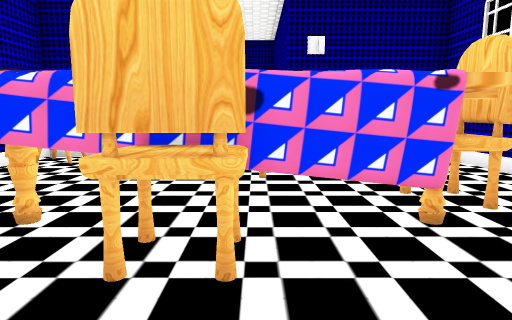
[1] (above)

13 first-person views from a walk through a 3-D level made in the Unity game engine. The camera is 1.2 m above the floor, tilts 8° down and sees 75° across. The floor is counted in squares, 0.9 m on a side. Each view is taken from the middle of a square. On the plan, view 1 faces up. The plan holds only what a view shows up to about 15 squares ahead; the rest is blank. The place goes on beyond the plan. The player is left out. Some surface patterns are stand-ins.

[2]
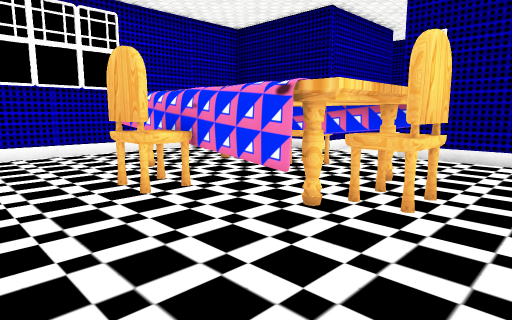

[3]
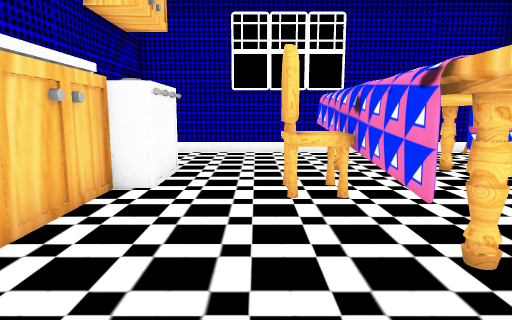

[4]
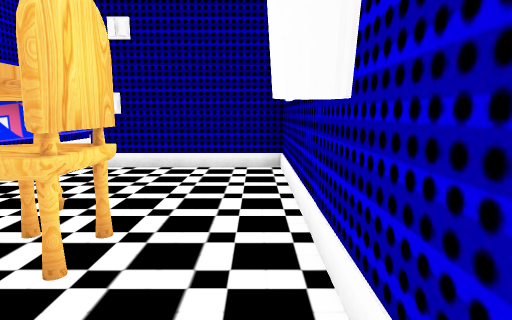

[5]
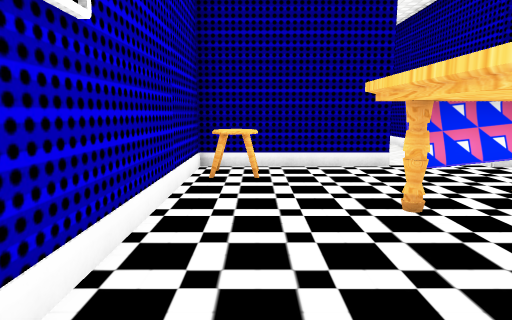

[6]
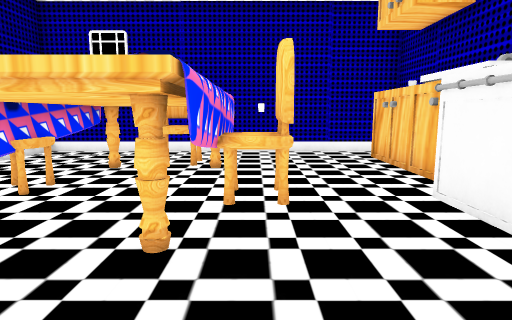

[7]
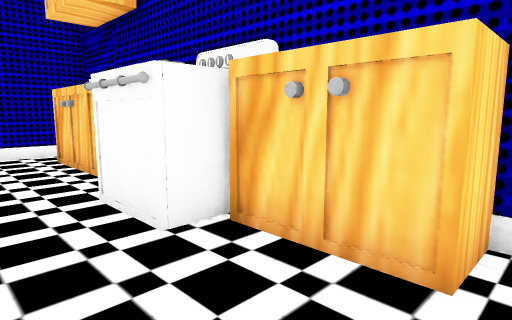

[8]
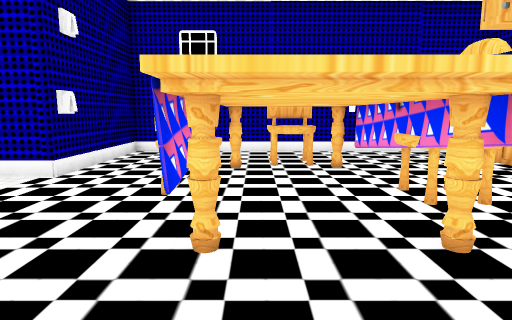

[9]
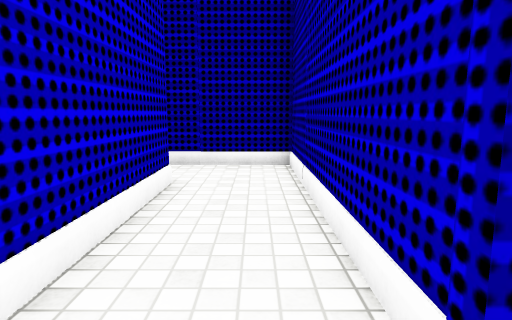

[10]
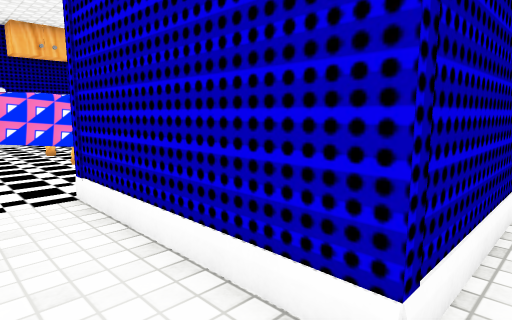

[11]
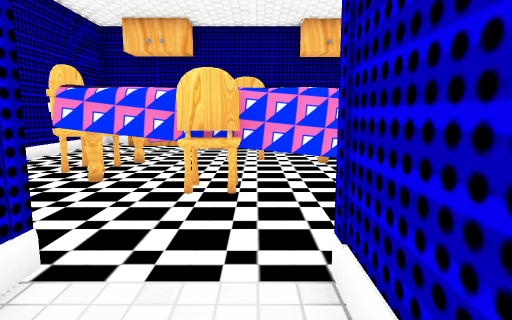

[12]
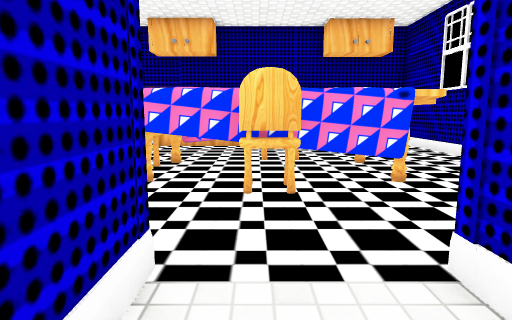

[13]
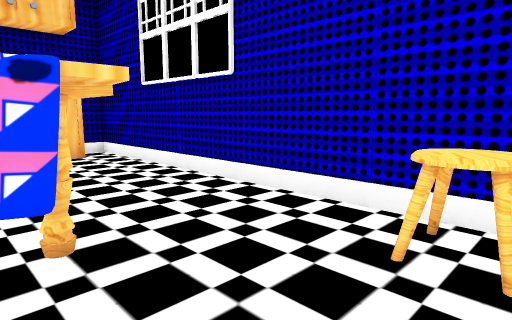

### Floor plan
Key: @ floor where view 1 was taken; # wall or solid block; . floor; S stool; C chair; T table; E oven; U cupboard; I sink; O other object.
Columns run from 7 left of view 1 to 6 right of it. Each row starts with its distance up from view 1.
 18      ####
 17      ...#
 16    .....#
 15   ####..#
 14      #..#
 13      #..#
 12      #..#
 11   ####..##
 10  S......O#####
  9 #SS..........#
  8 #............#
  7 #...TTCCTT...#
  6 #...TTTTTTC..#
  5 #...TTTTTTC..#
  4 #...TTTTTTC..#
  3 #.....CC....O#
  2 #............#
  1 #............#
  0 #....EE@.....#
 -1 #.UUUEIIIUUU.#
 -2 ###         ##

Where each view was taken, in squares from view 1:
view 1: 0 up, 0 right, facing up
view 2: 0 up, 5 right, facing up-left
view 3: 2 up, 5 right, facing left
view 4: 2 up, 5 right, facing up
view 5: 2 up, 5 left, facing up
view 6: 3 up, 6 left, facing right
view 7: 2 up, 6 left, facing down-right
view 8: 6 up, 6 left, facing right
view 9: 9 up, 0 right, facing up
view 10: 16 up, 0 right, facing down-left
view 11: 13 up, 1 left, facing down
view 12: 13 up, 0 right, facing down
view 13: 10 up, 2 left, facing down-left
